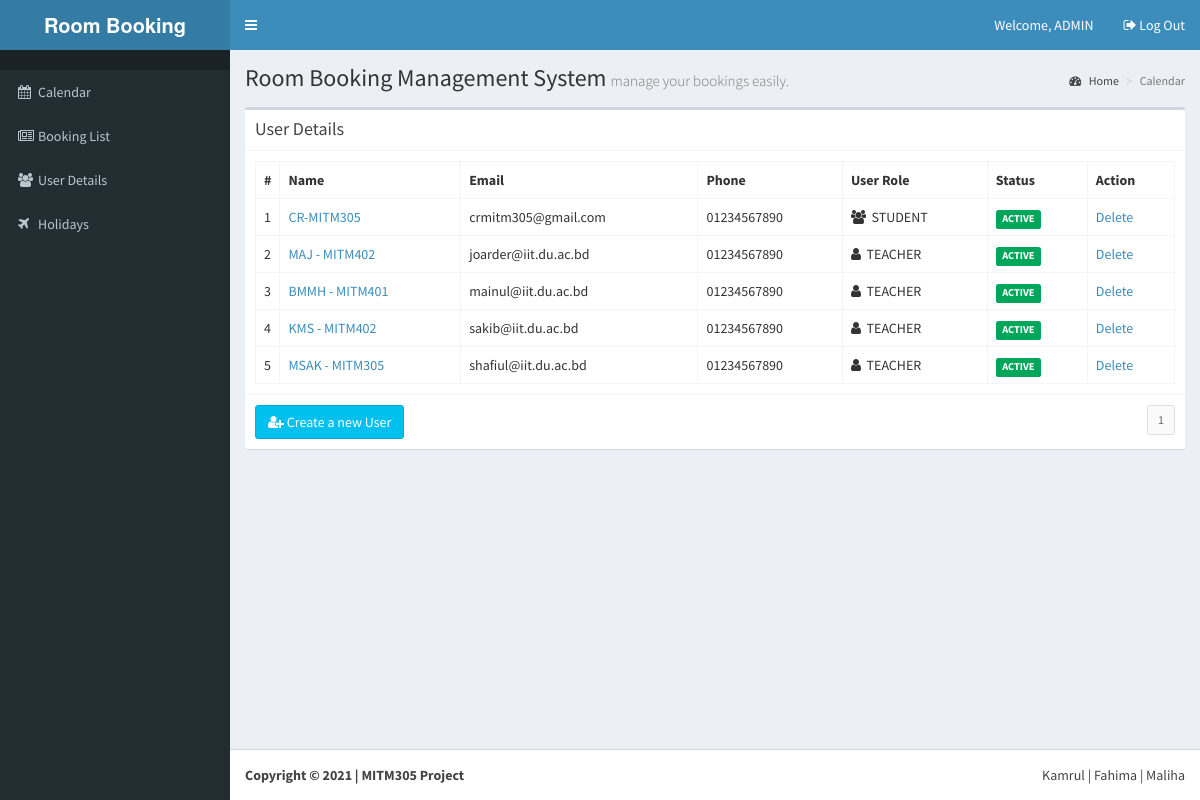
The app's page /views/?v=USERS (signed in) with its own data.
### tables this page shows
CREATE TABLE `tbl_users` (
  `id` int(10) NOT NULL,
  `name` varchar(100) NOT NULL,
  `pwd` varchar(200) NOT NULL,
  `address` varchar(250) NOT NULL,
  `phone` varchar(20) NOT NULL,
  `email` varchar(100) NOT NULL,
  `type` varchar(10) NOT NULL,
  `status` varchar(10) NOT NULL,
  `bdate` varchar(100) NOT NULL
);

### views/index.php (called while the page is built, shortened)
<?php
require_once '../library/functions.php';
require_once '../include/template.php';
?>

### library/database.php (called while the page is built, shortened)
<?php
require_once 'config.php';
$dbConn = mysqli_connect ($dbHost, $dbUser, $dbPass,$dbName);
function dbQuery($sql)
{
	global $dbConn;
	$result = mysqli_query($dbConn,$sql);
	return $result;
}
function dbFetchAssoc($result)
{
	return mysqli_fetch_assoc($result);
}
function dbNumRows($result)
{
	return mysqli_num_rows($result);
}
?>

### views/userlist.php (the view, shortened to what this page needs)
<?php
$records = getUserRecords();
$utype = '';
$type = $_SESSION['calendar_fd_user']['type'];
if($type == 'admin' || $type == 'teacher') {
	$utype = 'on';
}
?>
<div class="col-md-12">
  <div class="box">
    <div class="box-header with-border">
      <h3 class="box-title">User Details</h3>
    </div>
    <div class="box-body">
      <table class="table table-bordered">
        <tr>
          <th style="width: 10px">#</th>
          <th>Name</th>
          <th>Email</th>
          <th>Phone</th>
          <th>User Role</th>
          <th style="width: 100px">Status</th>
          <?php if($utype == 'on') { ?>
		  <th>Action</th>
		  <?php } ?>
        </tr>
        <?php
	  $idx = 1;
	  foreach($records as $rec) {
	  	extract($rec);
		$stat = '';
		if($status == "active") {$stat = 'success';}
		else if($status == "delete") {$stat = 'danger';}
		?>
        <tr>
          <td><?php echo $idx++; ?></td>
          <td><a href="<?php echo WEB_ROOT; ?>views/?v=USER&ID=<?php echo $user_id; ?>"><?php echo strtoupper($user_name); ?></a></td>
          <td><?php echo $user_email; ?></td>
          <td><?php echo $user_phone; ?></td>
          <td>
		  <i class="fa <?php echo $type == 'teacher' ? 'fa-user' : 'fa-users' ; ?>" aria-hidden="true"></i>&nbsp;&nbsp;<?php echo strtoupper($type); ?></i></td>
          <td><span class="label label-<?php echo $stat; ?>"><?php echo strtoupper($status); ?></span></td>
          <?php if($utype == 'on') { ?>
		  <td><?php if($status == "active") {?>
			<a href="javascript:status('<?php echo $user_id ?>', 'delete');">Delete</a>
            <?php } else { ?>
			<a href="javascript:status('<?php echo $user_id ?>', 'active');">Active</a>
			<?php } ?>
          </td>
		  <?php }?>
        </tr>
        <?php } ?>
      </table>
    </div>
    <div class="box-footer clearfix">
	<?php
	$type = $_SESSION['calendar_fd_user']['type'];
	if($type == 'admin') {
	?>
	<button type="button" class="btn btn-info" onclick="javascript:createUserForm();"><i class="fa fa-user-plus" aria-hidden="true"></i>&nbsp;Create a new User</button>
	<?php
	}
	?>
      <?php echo generatePagination(); ?> </div>
  </div>
</div>

### include/template.php (shortened to what this page needs)
<!DOCTYPE html>
<html>
<head>
<?php include('head.php'); ?>
</head>
<body class="skin-blue sidebar-mini">
<div class="wrapper">
  <header class="main-header">
    <a href="<?php echo WEB_ROOT; ?>" class="logo">
    <span class="logo-lg"><b>Room Booking Management System</b></span> </a>
    <nav class="navbar navbar-static-top" role="navigation">
      <?php include('nav.php'); ?>
    </nav>
  </header>
  <aside class="main-sidebar">
   <?php include('sidebar.php'); ?>
  </aside>
  <div class="content-wrapper">
    <section class="content-header">
      <h1>Room Booking Management System<small>manage your bookings easily.</small> </h1>
      <ol class="breadcrumb">
        <li><a href="#"><i class="fa fa-dashboard"></i> Home</a></li>
        <li class="active">Calendar</li>
      </ol>
    </section>
    <section class="content">
	  <div class="row">
	  	<div class="col-md-12">
		</div>
	  </div>
	  <div class="row">
	  	<?php
			require_once $content;
		?>
      </div>
    </section>
  </div>
  <footer class="main-footer">
		<?php include('footer.php'); ?>
	</footer>
</div>
</body>
</html>

### include/head.php (shortened to what this page needs)
<link rel="stylesheet" href="<?php echo WEB_ROOT; ?>bootstrap/css/bootstrap.min.css">
<link rel="stylesheet" href="https://maxcdn.bootstrapcdn.com/font-awesome/4.4.0/css/font-awesome.min.css">
<link rel="stylesheet" href="https://code.ionicframework.com/ionicons/2.0.1/css/ionicons.min.css">
<link rel="stylesheet" href="<?php echo WEB_ROOT; ?>plugins/fullcalendar/fullcalendar.min.css">
<link rel="stylesheet" href="<?php echo WEB_ROOT; ?>plugins/fullcalendar/fullcalendar.print.css" media="print">
<link rel="stylesheet" href="<?php echo WEB_ROOT; ?>dist/css/AdminLTE.min.css">
<link rel="stylesheet" href="<?php echo WEB_ROOT; ?>dist/css/skins/_all-skins.min.css">

### include/nav.php (shortened to what this page needs)
<a href="#" class="sidebar-toggle" data-toggle="offcanvas" role="button">
</a>
<div class="navbar-custom-menu">
  <ul class="nav navbar-nav">
  	<li class="dropdown user user-menu">
		<a>
		<span class="hidden-xs"></i>Welcome, <?php echo strtoupper($_SESSION['calendar_fd_user']['name']); ?></span>
		</a>
	</li>
    <li class="dropdown user user-menu">
	<a href="<?php echo WEB_ROOT; ?>?logout">
	<span class="hidden-xs"><i class="fa fa-sign-out" aria-hidden="true"></i>&nbsp;Log Out</span>
	</a>
    </li>
  </ul>
</div>

### include/sidebar.php
<section class="sidebar">
  <ul class="sidebar-menu">
    <li class="header"></li>
    <li class="treeview">
		<a href="<?php echo WEB_ROOT; ?>views/?v=DB"><i class="fa fa-calendar"></i><span>Calendar</span></a>
	</li>
    <li class="treeview">
		<a href="<?php echo WEB_ROOT; ?>views/?v=LIST"><i class="fa fa-newspaper-o"></i><span>Booking List</span></a>
	<?php
	$type = $_SESSION['calendar_fd_user']['type'];
	if($type == 'admin') {
	?>
	</li>
		<li class="treeview">
		<a href="<?php echo WEB_ROOT; ?>views/?v=USERS"><i class="fa fa-users"></i><span>User Details</span></a>
	</li>
	<li class="treeview">
		<a href="<?php echo WEB_ROOT; ?>views/?v=HOLY"><i class="fa fa-plane"></i><span>Holidays</span></a>
	</li>
	<?php
	}
	?>
  </ul>
</section>

### library/functions.php (shortened to what this page needs)
<?php
function getUserRecords(){
	$per_page = 20;
	$page = (isset($_GET['page']) && $_GET['page'] != '') ? $_GET['page'] : 1;
	$start 	= ($page-1)*$per_page;
	$type = $_SESSION['calendar_fd_user']['type'];
	if($type == 'student') {
		$id = $_SESSION['calendar_fd_user']['id'];
		$sql = "SELECT  * FROM tbl_users u WHERE type != 'admin' AND id = $id ORDER BY u.id DESC";
	}
	else {
		$sql = "SELECT  * FROM tbl_users u WHERE type != 'admin' ORDER BY u.id DESC LIMIT $start, $per_page";
	}
	$result = dbQuery($sql);
	$records = array();
	while($row = dbFetchAssoc($result)) {
		extract($row);
		$records[] = array("user_id" => $id,
			"user_name" => $name,
			"user_phone" => $phone,
			"user_email" => $email,
			"type" => $type,
			"status" => $status,
			"bdate" => $bdate
		);
	}
	return $records;
}
function generatePagination(){
	$per_page = 10;
	$sql 	= "SELECT * FROM tbl_users";
	$result = dbQuery($sql);
	$count 	= dbNumRows($result);
	$pages 	= ceil($count/$per_page);
	$pageno = '<ul class="pagination pagination-sm no-margin pull-right">';
	for($i=1; $i<=$pages; $i++)	{
		$pageno .= "<li><a href=\"?v=USER&page=$i\">".$i."</a></li>";
	}
	$pageno .= 	"</ul>";
	return $pageno;
}
?>

### include/footer.php
<div class="pull-right hidden-xs"> Kamrul | Fahima | Maliha </div>
<strong>Copyright &copy; 2021 | MITM305 Project </strong>

### records on screen
tbl_users: name "CR-MITM305", email "crmitm305@gmail.com", phone "01234567890", type "STUDENT", status "ACTIVE"
tbl_users: name "MAJ - MITM402", email "joarder@iit.du.ac.bd", phone "01234567890", type "TEACHER", status "ACTIVE"
tbl_users: name "BMMH - MITM401", email "mainul@iit.du.ac.bd", phone "01234567890", type "TEACHER", status "ACTIVE"
tbl_users: name "KMS - MITM402", email "sakib@iit.du.ac.bd", phone "01234567890", type "TEACHER", status "ACTIVE"
tbl_users: name "MSAK - MITM305", email "shafiul@iit.du.ac.bd", phone "01234567890", type "TEACHER", status "ACTIVE"

### other values on screen
$_SESSION['calendar_fd_user']['name'] "ADMIN"
